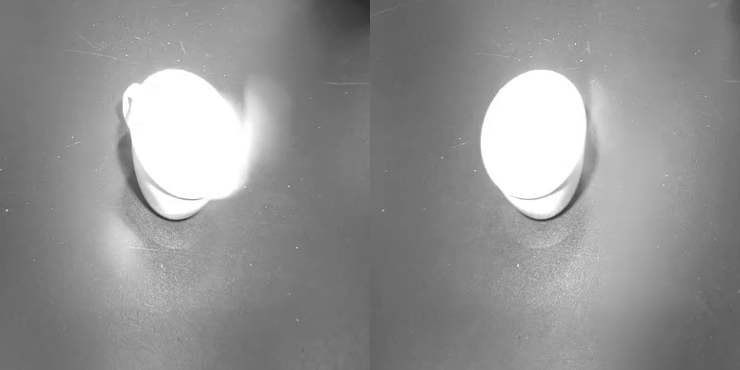
#> input picture oud/foto_positie_1.png, 740 x 370 px; its folder holds only this picture in this run
$ python -i 'Lijnen_zoeker_auto_kwantiseerd Cleaned.py'   (imports and definitions only)
#> lines starting #> are read from the running program, lines starting #| are printed output that depends on the picture; after the words box and inside, x2 and y2 are one past the last pixel; in counts of white or black regions, pixels touching at a corner belong together
import cv2 as cv
import numpy as np
import glob
import matplotlib.pyplot as plt
import re
import math
from collections import defaultdict


# v1 lijnen/oren zoeken haalt nu ongeveer 1/3 van de steelpannen eruit en 1 kookpan(slecht)
# kijk of dit beter kan en kijk waarom de andere afgekeurd zijn.
# mediaan geprobeert dat vernageld alles waardoor je meer error krijgt
# strenger naar de hoeken gekeken dat werkt semi aangezien hij een deel van de goede hoeken afkeurd door de ene uitwijker.
# mogelijk een ding voor pre-processing
# lengte is leuk maar zegt uiteindelijk weinig.
# uiteindelijk is er gekozen voor de o.1 filter omdat dat minder fout gaf met bijna dezelfde fout ong 91% accuratie


#Eerder gegenereerde correctiedata voor camera inladen
# [1 line not run here, left out]
# [1 line that did not run here, left out]
# [1 line that did not run here, left out]
# [1 line that did not run here, left out]

#Foto's inladen
images_cor = glob.glob('./saved_cor/*.png')
images_uncor = glob.glob('./saved_uncor/*.png')

#Aspect ratio en resolutie van windows bepalen
frame_width = 1280
frame_height = 720
frame_aspect = frame_width / frame_height

#Het middenpunt van de windows, voor corrected en uncorrected frames bepalen
middenpunt_uncor = np.array([[[frame_width/2, frame_height/2]]], dtype=np.float32)
x_cen_uncor = int(middenpunt_uncor[0][0][0])
y_cen_uncor = int(middenpunt_uncor[0][0][1])

# [1 line that did not run here, left out]
# [1 line that did not run here, left out]
# [1 line that did not run here, left out]
#print("Middenpunt uncorrected: ", middenpunt_uncor, "Middenpunt corrected: ", middenpunt_cor)

#Uitlijnen van linkerframe
linkerpunt_frame = np.array([[[0, 0]]], dtype=np.float32)
# [1 line that did not run here, left out]
# [1 line that did not run here, left out]
# [1 line that did not run here, left out]

#Windows aanmaken op correcte maat
# cv.namedWindow('Lookin', cv.WINDOW_NORMAL)
# cv.resizeWindow('Lookin', int(frame_width), int(frame_height))

hoogte_object_list = np.empty(0, dtype = int)

Zalist = np.empty(0, dtype = int)
Zblist = np.empty(0, dtype = int)

afstandlist = np.empty(0, dtype = int)
labels = []

#Label maken uit filename -> Tutorial van GeeksforGeeks
pattern = '[\w-]+?(?=\.)'

#Upper en lower limits voor mask aanmaken
upper = np.array([255, 255, 255])
lower = np.array([0, 0, 195])

#Kernel aanmaken voor edge detection
kernel_erode = np.ones((2, 2), np.uint8)
kernel_dilate = np.ones((2, 2), np.uint8)


#Voor de berekening van afstand vocale lengte camera uit bestand halen
# [1 line that did not run here, left out]
# [1 line that did not run here, left out]


avg_lengte_array = []
Hoek_lengte_array = []
Hoek_acceptatie_array = []
def get_label(filename):
    match = re.search(r'/([^/]+?)(\d+)?\.png$', filename)

    if match:
        return match.group(1)

    return None


def Find_lines(images_cor):
#> called with images_cor = 'oud/foto_positie_1.png'
    img = cv.imread(images_cor)
#> img is the input picture: shape (370, 740, 3); min 41, max 255, mean 146.7

    img_hcv = cv.cvtColor(img, cv.COLOR_BGR2HSV)
#> img_hcv: shape (370, 740, 3); mean H, S, V 0, 0, 146.7
    H, S, V = cv.split(img_hcv)
#> H: shape (370, 740); every value is 0

    mask = cv.inRange(img_hcv, lower, upper)
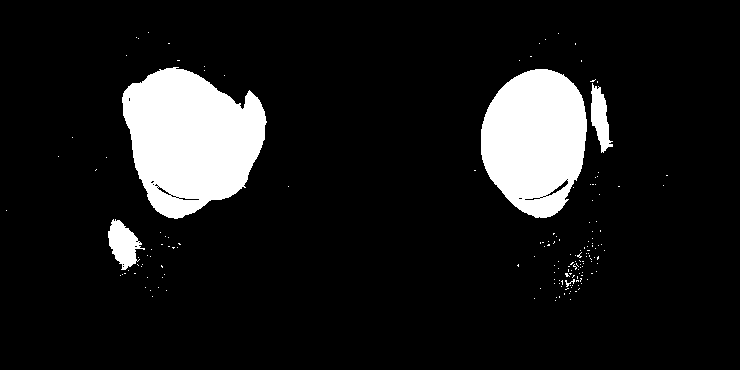
#> mask: shape (370, 740); 10.8% white; 163 white regions (158 under 20 px), largest, box (x1, y1, x2, y2) and area: (122, 67, 267, 219) 15286, (481, 69, 587, 218) 12018, (108, 219, 145, 270) 1034, (591, 83, 613, 153) 831, (565, 279, 575, 287) 28
    fin = cv.bitwise_and(img, img, mask=mask)

    gray = cv.cvtColor(img, cv.COLOR_BGR2GRAY)
    ret, thresh = cv.threshold(gray, 205, 255, 0)
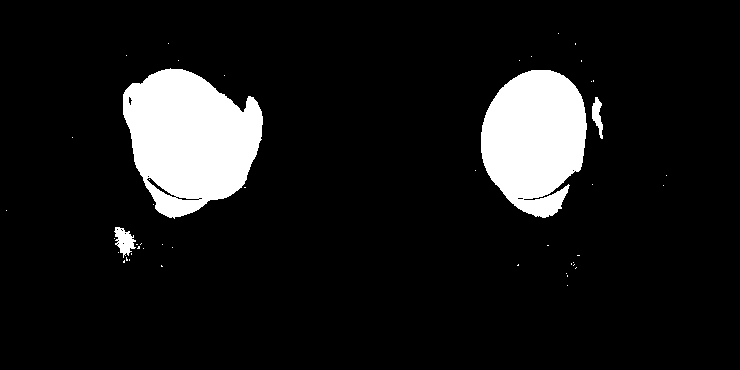
#> thresh: shape (370, 740); 9.9% white; 47 white regions (43 under 20 px), largest, box (x1, y1, x2, y2) and area: (123, 68, 263, 219) 14624, (481, 70, 587, 218) 11725, (114, 227, 136, 258) 378, (592, 97, 603, 139) 251

    eroded = cv.erode(thresh, kernel_erode, iterations=1)
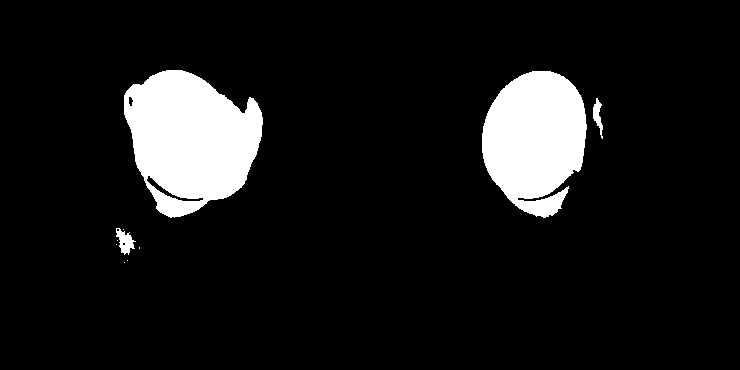
#> eroded: shape (370, 740); 9.5% white; 10 white regions (6 under 20 px), largest, box (x1, y1, x2, y2) and area: (124, 70, 263, 218) 14220, (482, 71, 587, 218) 11395, (116, 228, 136, 255) 280, (593, 98, 603, 139) 195
    edged = cv.dilate(eroded, kernel_dilate, iterations=3)
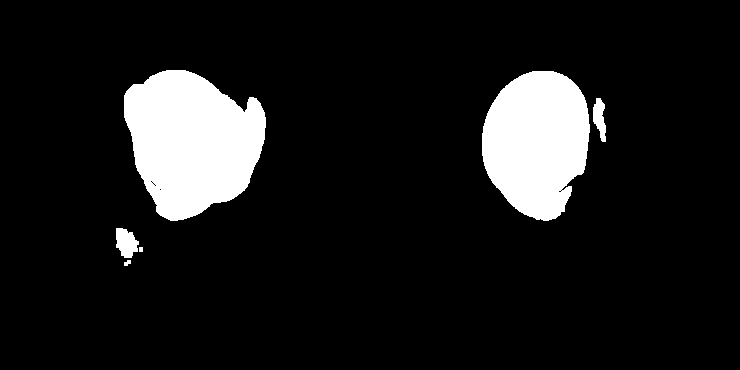
#> edged: shape (370, 740); 10.5% white; 6 white regions, box (x1, y1, x2, y2) and area: (124, 70, 266, 221) 15367, (482, 71, 590, 221) 12335, (116, 228, 139, 258) 493, (593, 98, 606, 142) 369, (124, 260, 131, 266) 30, (139, 247, 143, 252) 20

    sobelx = cv.Sobel(edged, cv.CV_64F, 1, 0, ksize=1)
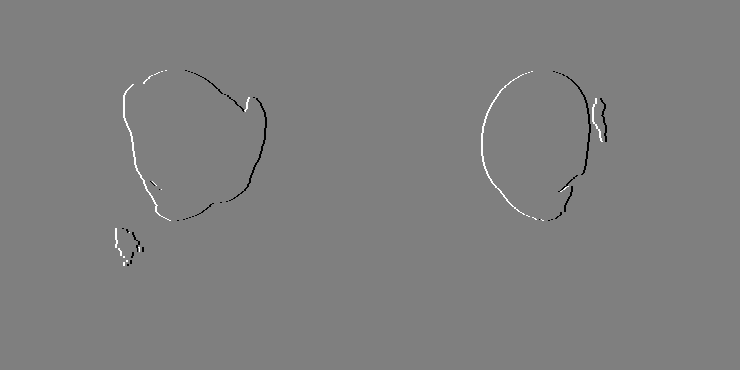
#> sobelx: shape (370, 740) float64; min -255, max 255, mean 0; drawn with min black and max white
    sobely = cv.Sobel(edged, cv.CV_64F, 0, 1, ksize=1)

    gradient_magnitude = cv.magnitude(sobelx, sobely)
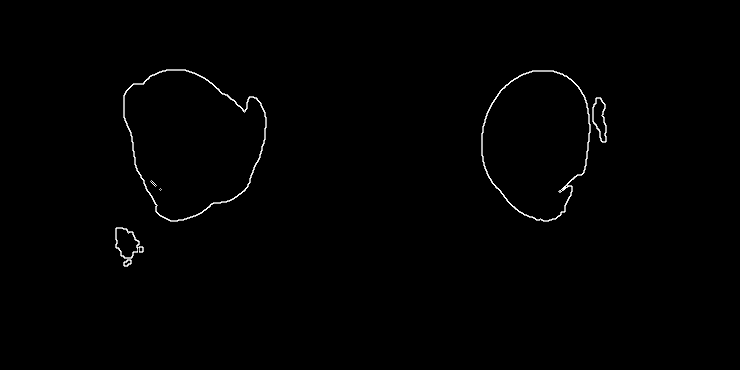
#> gradient_magnitude: shape (370, 740) float64; min 0, max 360.6, mean 2.3; drawn with min black and max white
    gradient_magnitude = cv.convertScaleAbs(gradient_magnitude)
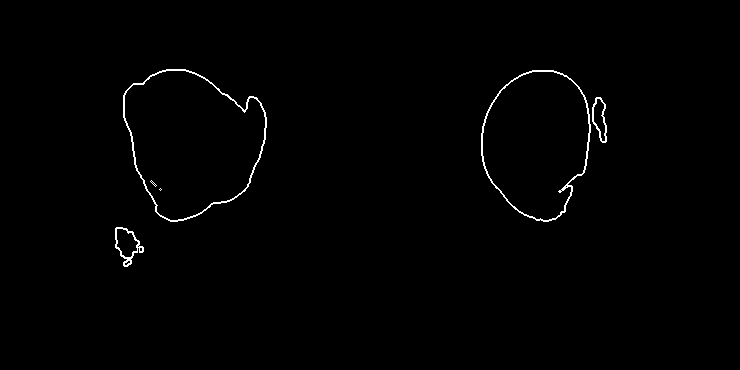
#> gradient_magnitude: shape (370, 740); 0.79% white in thin lines or dots, all inside (x1, y1, x2, y2) = (115, 69, 607, 267)

    # ---------------- HOUGH LINES ----------------
    display_img = img.copy()
    avg_lengte = []
    Hoek_array = []
    l = []

    #Hough lines Propabilistic
#> (the run stopped early here; a loop or call above may not have finished)

$ run again, on oud/foto_positie_11.png
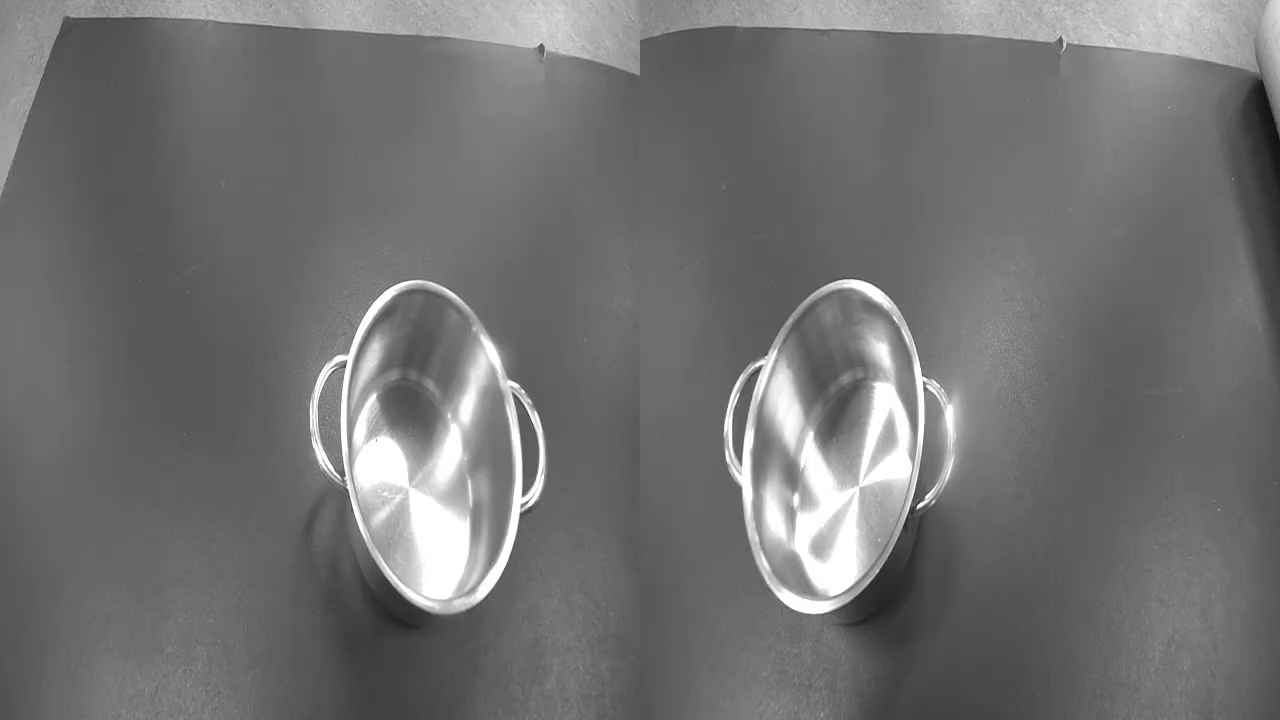
#> input picture oud/foto_positie_11.png, 1280 x 720 px
#> in Find_lines, img is the input picture: shape (720, 1280, 3); min 10, max 255, mean 114
#> img_hcv: shape (720, 1280, 3); mean H, S, V 0, 0, 114
#> H: shape (720, 1280); every value is 0
#> in Find_lines, `mask = cv.inRange(img_hcv, lower, upper)`:
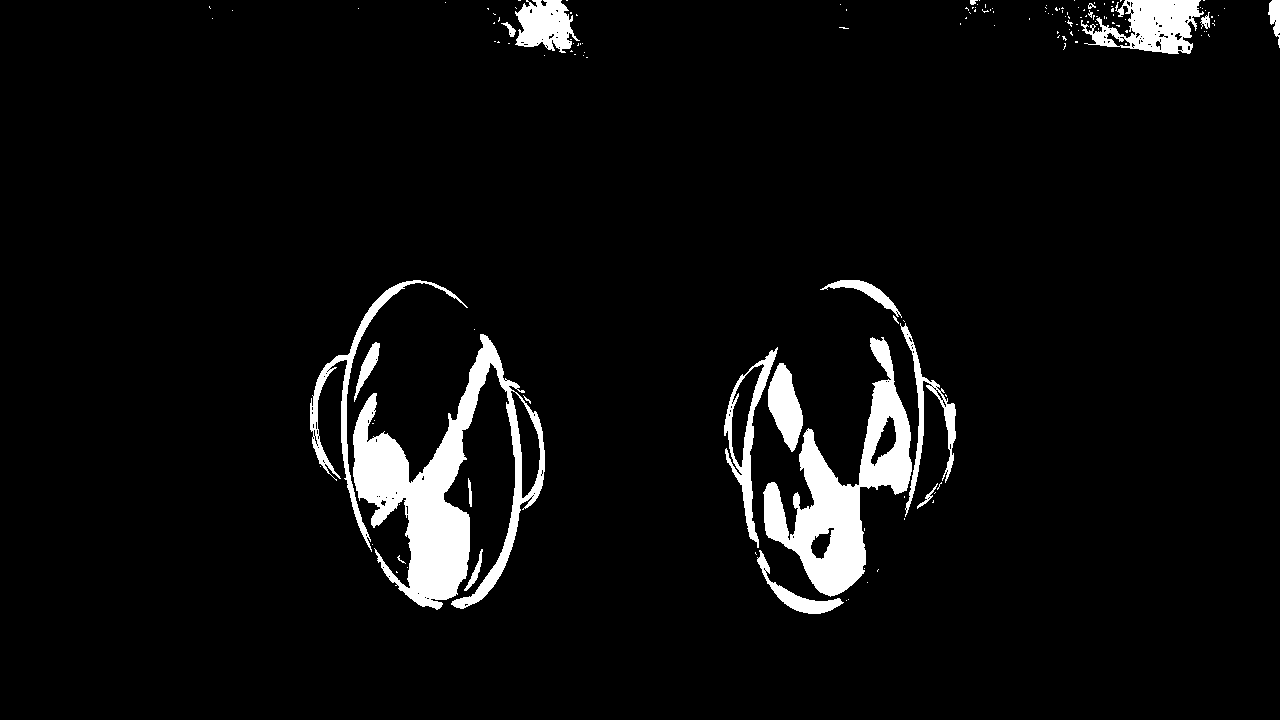
#> mask: shape (720, 1280); 5.3% white; 154 white regions (135 under 20 px), largest, box (x1, y1, x2, y2) and area: (353, 334, 545, 610) 17244, (763, 337, 912, 597) 12744, (1081, 0, 1204, 54) 3785
#> thresh: shape (720, 1280); 4.1% white; 155 white regions (126 under 20 px), largest, box (x1, y1, x2, y2) and area: (353, 334, 545, 609) 15246, (790, 375, 912, 596) 9879, (310, 280, 463, 542) 2669
#> eroded: shape (720, 1280); 3.5% white; 116 white regions (87 under 20 px), largest, box (x1, y1, x2, y2) and area: (354, 335, 545, 607) 13481, (791, 381, 912, 596) 9227, (311, 281, 426, 541) 1669
#> edged: shape (720, 1280); 5.1% white; 35 white regions (3 under 20 px), largest, box (x1, y1, x2, y2) and area: (311, 281, 548, 612) 21817, (765, 346, 931, 599) 13503, (725, 351, 780, 544) 2865
#> in Find_lines, `gradient_magnitude = cv.convertScaleAbs(gradient_magnitude)`:
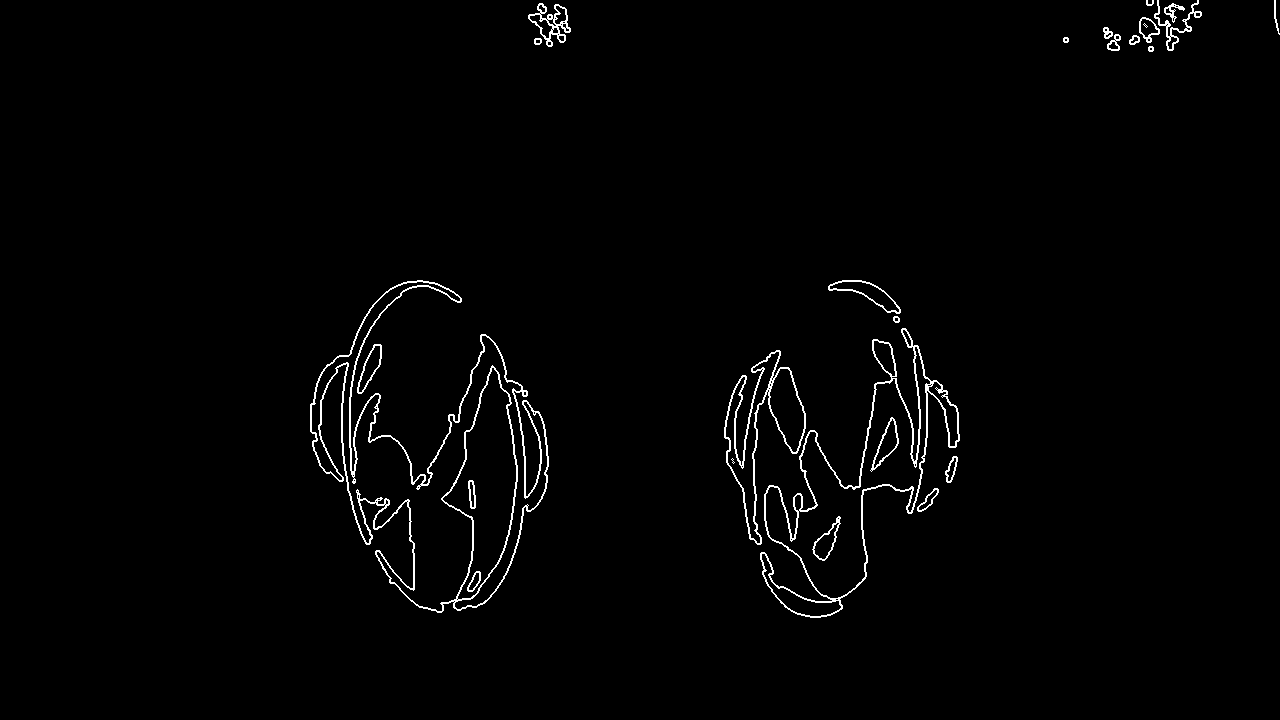
#> gradient_magnitude: shape (720, 1280); 1.5% white in thin lines or dots, all inside (x1, y1, x2, y2) = (310, 0, 1280, 618)
